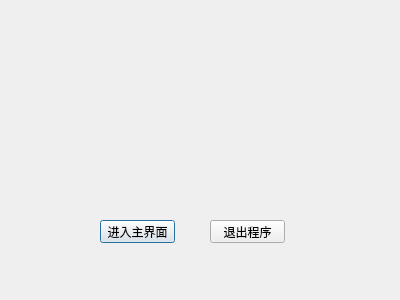
<?xml version="1.0" encoding="UTF-8"?>
<ui version="4.0">
 <class>Dialog</class>
 <widget class="QDialog" name="Dialog">
  <property name="geometry">
   <rect>
    <x>0</x>
    <y>0</y>
    <width>400</width>
    <height>300</height>
   </rect>
  </property>
  <property name="windowTitle">
   <string>Dialog</string>
  </property>
  <widget class="QPushButton" name="pushButton">
   <property name="geometry">
    <rect>
     <x>100</x>
     <y>220</y>
     <width>75</width>
     <height>23</height>
    </rect>
   </property>
   <property name="text">
    <string>进入主界面</string>
   </property>
  </widget>
  <widget class="QPushButton" name="pushButton_2">
   <property name="geometry">
    <rect>
     <x>210</x>
     <y>220</y>
     <width>75</width>
     <height>23</height>
    </rect>
   </property>
   <property name="text">
    <string>退出程序</string>
   </property>
  </widget>
 </widget>
 <resources/>
 <connections>
  <connection>
   <sender>pushButton_2</sender>
   <signal>clicked()</signal>
   <receiver>Dialog</receiver>
   <slot>close()</slot>
   <hints>
    <hint type="sourcelabel">
     <x>232</x>
     <y>225</y>
    </hint>
    <hint type="destinationlabel">
     <x>367</x>
     <y>93</y>
    </hint>
   </hints>
  </connection>
 </connections>
</ui>
